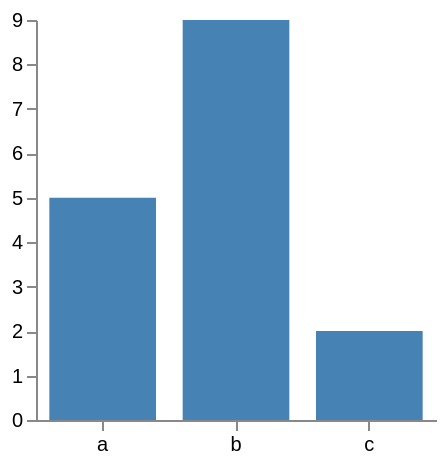

Here is the Vega-Lite specification saved for this chart:
### Vega specification from a JSON file in a GitHub repository (floating-point values rounded to 4 significant figures)
{"$schema": "https://vega.github.io/schema/vega/v6.json", "width": 200, "height": 200, "padding": 5, "autosize": "pad", "data": [{"name": "table", "values": [{"c": "a", "v": 5}, {"c": "b", "v": 9}, {"c": "c", "v": 2}]}], "scales": [{"name": "xscale", "type": "band", "domain": {"data": "table", "field": "c"}, "range": "width", "paddingOuter": 0.1, "paddingInner": 0.2}, {"name": "yscale", "type": "linear", "domain": {"data": "table", "field": "v"}, "range": "height", "zero": true, "nice": true}], "axes": [{"orient": "bottom", "scale": "xscale"}, {"orient": "left", "scale": "yscale"}], "marks": [{"type": "rect", "from": {"data": "table"}, "encode": {"update": {"x": {"scale": "xscale", "field": "c"}, "width": {"scale": "xscale", "band": 1}, "y": {"scale": "yscale", "field": "v"}, "y2": {"scale": "yscale", "value": 0}, "fill": {"value": "steelblue"}}}}]}
